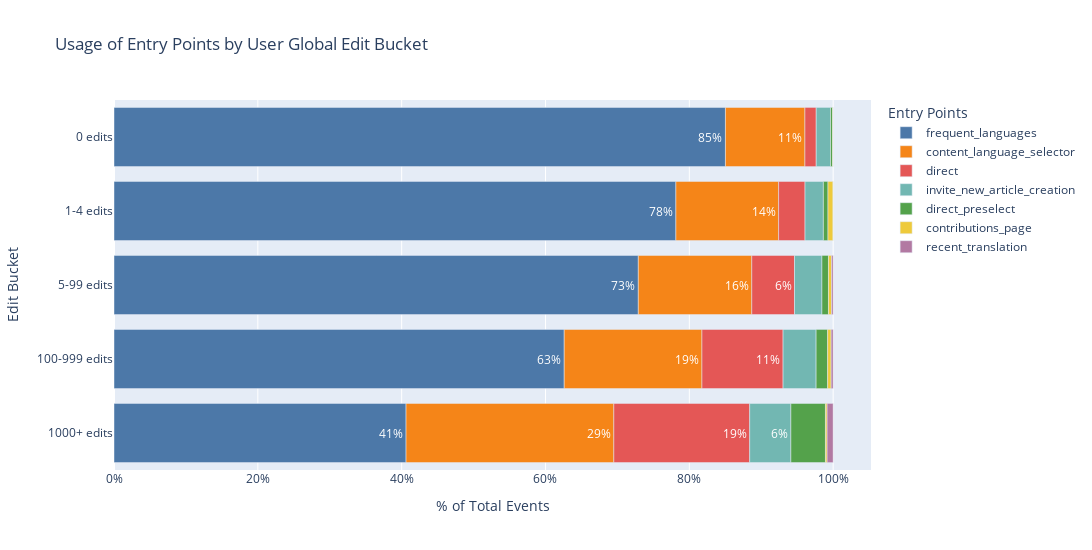

Source (notebook cell):
### Code cell
#| column: page-inset

# only display annonations if entry point accounts for more than 5%
entry_by_edit_bucket['percent_annot'] = (
    entry_by_edit_bucket['percent']
    .apply(lambda x:f"{x:.0%}" if x > 0.05 else None)
)

# bar graph
fig = px.bar(entry_by_edit_bucket, 
             x='percent', 
             y='edit_bucket', 
             color='source',
             labels={
                 'percent':'% of Total Events', 
                 'edit_bucket': 'Edit Bucket', 
                 'source': 'Entry Points'
             },
             color_discrete_sequence=px.colors.qualitative.T10,
             title='Usage of Entry Points by User Global Edit Bucket',
             text='percent_annot', 
             # display in increasing edit bucket order
             category_orders={
                 'edit_bucket': edit_buckets, 
                 'source': entry_points_freq.entry_point.values.tolist()
             }
            )

# relative stacks the bars
fig.update_layout(barmode='relative', height=550, width=max_width)
fig.update_xaxes(tickformat='.0%')
fig = fig.update_traces(
    textfont_color='white', 
    hovertemplate="<br>".join([
        "Edit Bucket: %{y}",
        "Percent of Total Events: %{x:.0%}"
    ])
)

iplot(fig, config=iplot_config)

### Figure 1 — Plotly figure (JSON) as saved in the notebook; plotly's stock layout.template omitted (floating-point values rounded to 4 significant figures)
{"data": [{"alignmentgroup": "True", "hovertemplate": "Edit Bucket: %{y}<br>Percent of Total Events: %{x:.0%}", "legendgroup": "frequent_languages", "marker": {"color": "#4C78A8", "pattern": {"shape": ""}}, "name": "frequent_languages", "offsetgroup": "frequent_languages", "orientation": "h", "showlegend": true, "text": ["85%", "78%", "73%", "63%", "41%"], "textfont": {"color": "white"}, "textposition": "auto", "type": "bar", "x": [0.8502, 0.7813, 0.7291, 0.626, 0.4061], "xaxis": "x", "y": ["0 edits", "1-4 edits", "5-99 edits", "100-999 edits", "1000+ edits"], "yaxis": "y"}, {"alignmentgroup": "True", "hovertemplate": "Edit Bucket: %{y}<br>Percent of Total Events: %{x:.0%}", "legendgroup": "content_language_selector", "marker": {"color": "#F58518", "pattern": {"shape": ""}}, "name": "content_language_selector", "offsetgroup": "content_language_selector", "orientation": "h", "showlegend": true, "text": ["11%", "14%", "16%", "19%", "29%"], "textfont": {"color": "white"}, "textposition": "auto", "type": "bar", "x": [0.1105, 0.1429, 0.1578, 0.1915, 0.2889], "xaxis": "x", "y": ["0 edits", "1-4 edits", "5-99 edits", "100-999 edits", "1000+ edits"], "yaxis": "y"}, {"alignmentgroup": "True", "hovertemplate": "Edit Bucket: %{y}<br>Percent of Total Events: %{x:.0%}", "legendgroup": "direct", "marker": {"color": "#E45756", "pattern": {"shape": ""}}, "name": "direct", "offsetgroup": "direct", "orientation": "h", "showlegend": true, "text": [null, null, "6%", "11%", "19%"], "textfont": {"color": "white"}, "textposition": "auto", "type": "bar", "x": [0.01569, 0.03671, 0.05938, 0.1128, 0.1889], "xaxis": "x", "y": ["0 edits", "1-4 edits", "5-99 edits", "100-999 edits", "1000+ edits"], "yaxis": "y"}, {"alignmentgroup": "True", "hovertemplate": "Edit Bucket: %{y}<br>Percent of Total Events: %{x:.0%}", "legendgroup": "invite_new_article_creation", "marker": {"color": "#72B7B2", "pattern": {"shape": ""}}, "name": "invite_new_article_creation", "offsetgroup": "invite_new_article_creation", "orientation": "h", "showlegend": true, "text": [null, null, null, null, "6%"], "textfont": {"color": "white"}, "textposition": "auto", "type": "bar", "x": [0.01989, 0.02554, 0.03814, 0.04596, 0.05725], "xaxis": "x", "y": ["0 edits", "1-4 edits", "5-99 edits", "100-999 edits", "1000+ edits"], "yaxis": "y"}, {"alignmentgroup": "True", "hovertemplate": "Edit Bucket: %{y}<br>Percent of Total Events: %{x:.0%}", "legendgroup": "direct_preselect", "marker": {"color": "#54A24B", "pattern": {"shape": ""}}, "name": "direct_preselect", "offsetgroup": "direct_preselect", "orientation": "h", "showlegend": true, "text": [null, null, null, null, null], "textfont": {"color": "white"}, "textposition": "auto", "type": "bar", "x": [0.002977, 0.006385, 0.009103, 0.01602, 0.04809], "xaxis": "x", "y": ["0 edits", "1-4 edits", "5-99 edits", "100-999 edits", "1000+ edits"], "yaxis": "y"}, {"alignmentgroup": "True", "hovertemplate": "Edit Bucket: %{y}<br>Percent of Total Events: %{x:.0%}", "legendgroup": "contributions_page", "marker": {"color": "#EECA3B", "pattern": {"shape": ""}}, "name": "contributions_page", "offsetgroup": "contributions_page", "orientation": "h", "showlegend": true, "text": [null, null, null, null, null], "textfont": {"color": "white"}, "textposition": "auto", "type": "bar", "x": [0.0006765, 0.007183, 0.004335, 0.004875, 0.00229], "xaxis": "x", "y": ["0 edits", "1-4 edits", "5-99 edits", "100-999 edits", "1000+ edits"], "yaxis": "y"}, {"alignmentgroup": "True", "hovertemplate": "Edit Bucket: %{y}<br>Percent of Total Events: %{x:.0%}", "legendgroup": "recent_translation", "marker": {"color": "#B279A2", "pattern": {"shape": ""}}, "name": "recent_translation", "offsetgroup": "recent_translation", "orientation": "h", "showlegend": true, "text": [null, null, null, null, null], "textfont": {"color": "white"}, "textposition": "auto", "type": "bar", "x": [0, 0, 0.002167, 0.002786, 0.008397], "xaxis": "x", "y": ["0 edits", "1-4 edits", "5-99 edits", "100-999 edits", "1000+ edits"], "yaxis": "y"}], "layout": {"barmode": "relative", "height": 550, "legend": {"title": {"text": "Entry Points"}, "tracegroupgap": 0}, "title": {"text": "Usage of Entry Points by User Global Edit Bucket"}, "width": 1250, "xaxis": {"anchor": "y", "autorange": true, "domain": [0, 1], "range": [0, 1.053], "tickformat": ".0%", "title": {"text": "% of Total Events"}, "type": "linear"}, "yaxis": {"anchor": "x", "autorange": true, "categoryarray": ["1000+ edits", "100-999 edits", "5-99 edits", "1-4 edits", "0 edits"], "categoryorder": "array", "domain": [0, 1], "range": [-0.5, 4.5], "title": {"text": "Edit Bucket"}, "type": "category"}}}
